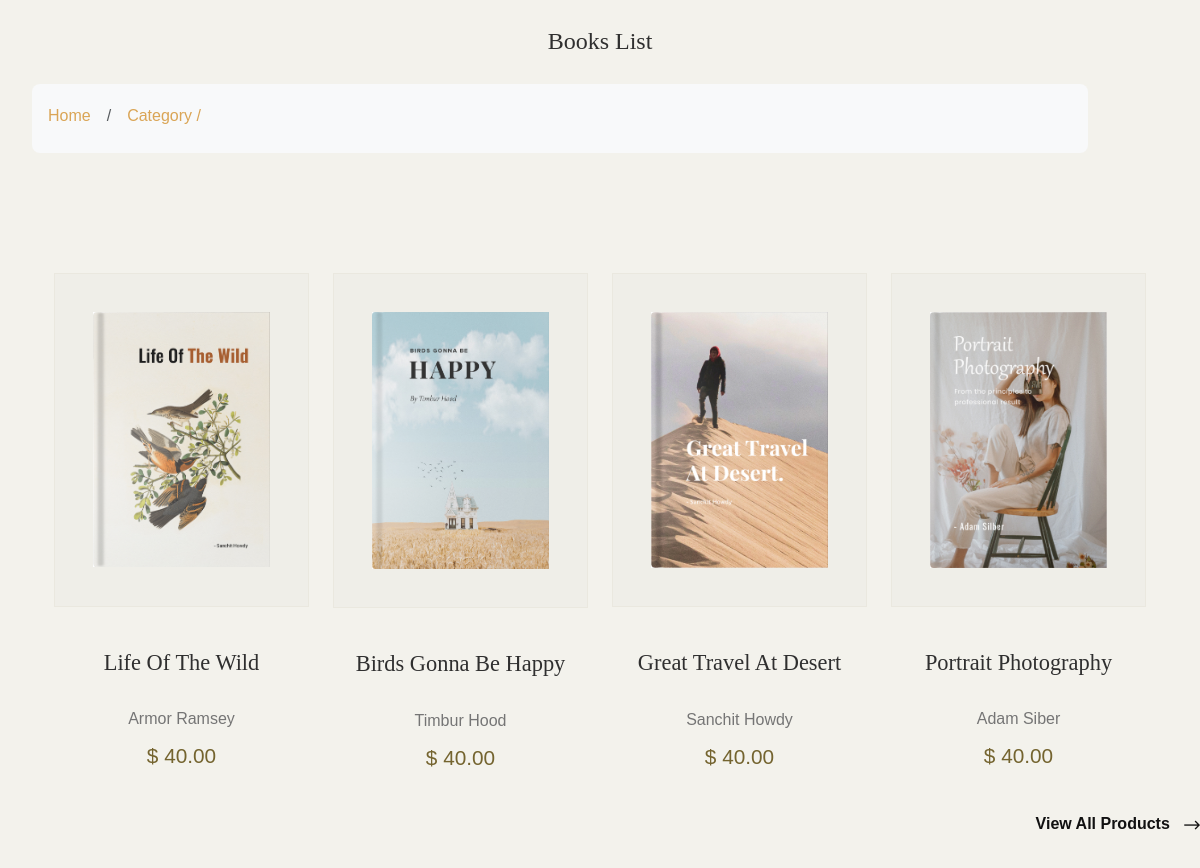
/Category/Nature, run on an earlier commit of the app's database.
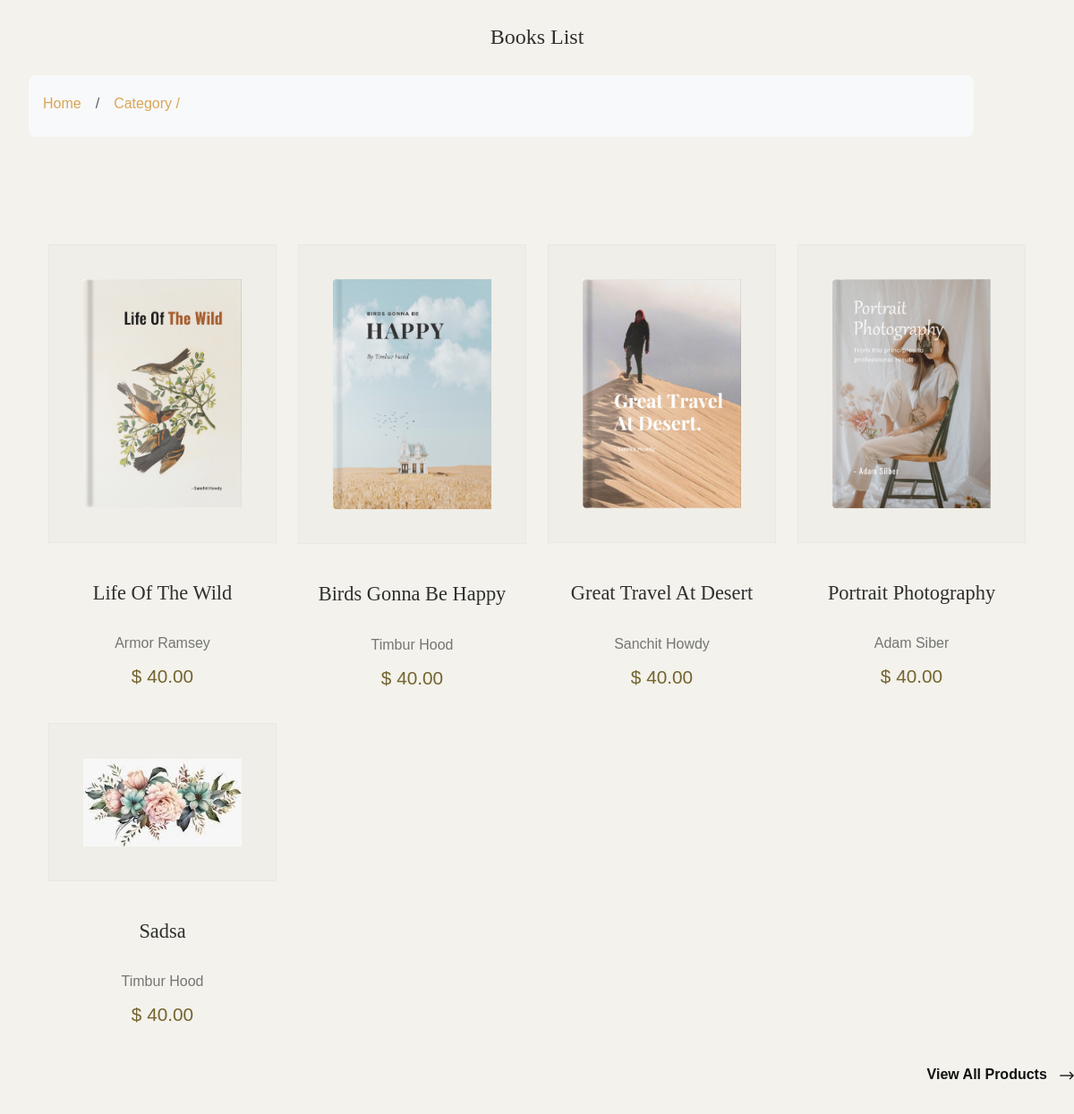
And on a later commit of the database.
### main/models.py (models this page shows, shortened)
class Book(models.Model):
    title=models.CharField(max_length=100)
    date_pub=models.DateField(null=True)
    publisher=models.CharField(max_length=20)
    description=models.TextField(null=True)
    image=models.ImageField(upload_to='photos')
    categ=models.ManyToManyField('Category', related_name='books')
    author=models.ForeignKey(Author,on_delete=models.CASCADE,related_name='books')
    page_num=models.IntegerField()
    file = models.FileField(upload_to='files',null=True)
    class  Mate:
        permissions = [
        ('can_publish', 'Can publish '),
        ('can_edit_published', 'Can edit published '),
    ]

class Author(models.Model):
    author=models.CharField(max_length=100)
    about=models.CharField(max_length=100)
    def __str__(self):
        return str(self.author)

### main/views.py (the view)
# urls.py: path("Category/<str:cate>",views.Category_Books,name='one_category'),
def Category_Books(request,cate):
   categ1=Book.objects.filter(categ__name=cate)
   return render(request,'main/book_card.html',{'Books':categ1})

### main/context_processors.py (called while the page is built)
def global_context(request):
    return {
        "user_permissions": request.user.get_all_permissions() if request.user.is_authenticated else [],
        "current_app": request.resolver_match.app_name if request.resolver_match else None,
    }

### templates/main/book_card.html (shortened to what this page needs)
{%load static%}
<!DOCTYPE html>
<html lang="en">
<head>
	<link href="https://cdn.jsdelivr.net/npm/bootstrap@5.3.1/dist/css/bootstrap.min.css" rel="stylesheet"
>
	<link rel="stylesheet" type="text/css" href="{% static 'main/css/normalize.css' %}">
	<link rel="stylesheet" type="text/css" href="{% static 'main/icomoon/icomoon.css' %}">
	<link rel="stylesheet" type="text/css" href="{% static 'main/css/style.css'%}">
	<link rel="stylesheet" href="https://maxcdn.bootstrapcdn.com/font-awesome/4.4.0/css/font-awesome.min.css">
  <body>
    <h2 class="text-center">  Books List </h2>
     <div class="row " style="width: 90%;margin-left: 20px;">
      <div class="col">
        <nav aria-label="breadcrumb" class="bg-body-tertiary rounded-3 p-3 mb-4">
          <ol class="breadcrumb mb-0">
            <li class="breadcrumb-item"><a href="{% url 'homepage'%}">Home</a></li>
            <li class="breadcrumb-item"><a href="#">Category /{{cate.name}}</a></li>
          </ol>
        </nav>
      </div>
    </div>
    <section  class="py-5 my-5">
		<div class="container">
			<div class="row">
					<div class="product-list" data-aos="fade-up">
						<div class="row">
						   {% for book in Books %}
							<div class="col-md-3">
								<div class="product-item">
									<figure class="product-style">
										<a href="{% url 'single_book' book.pk %}"><img src="{{book.image.url}}" alt="Books" class="product-item"></a>
									</figure>
									<figcaption>
										<a href="{% url 'single_book' book.pk %}"><h3>{{book.title}}</h3></a>
										<span>{{book.author}}</span>
										<div class="item-price">$ 40.00</div>
									</figcaption>
								</div>
							</div>
                            {%empty%}
								  <h3 style="text-align: center;">There are no items to display.</h3>
							{% endfor %}
						</div>
					</div>
				</div>
			</div>
			<div class="row">
				<div class="col-md-12">
					<div class="btn-wrap align-right">
						<a href="#" class="btn-accent-arrow">View all products <i
								class="icon icon-ns-arrow-right"></i></a>
					</div>
				</div>
			</div>
		</section>
  </body>
</html>

What changed in the data, as far as the page shows it:
added Book: image (picture), title "Sadsa", author "Timbur Hood"
